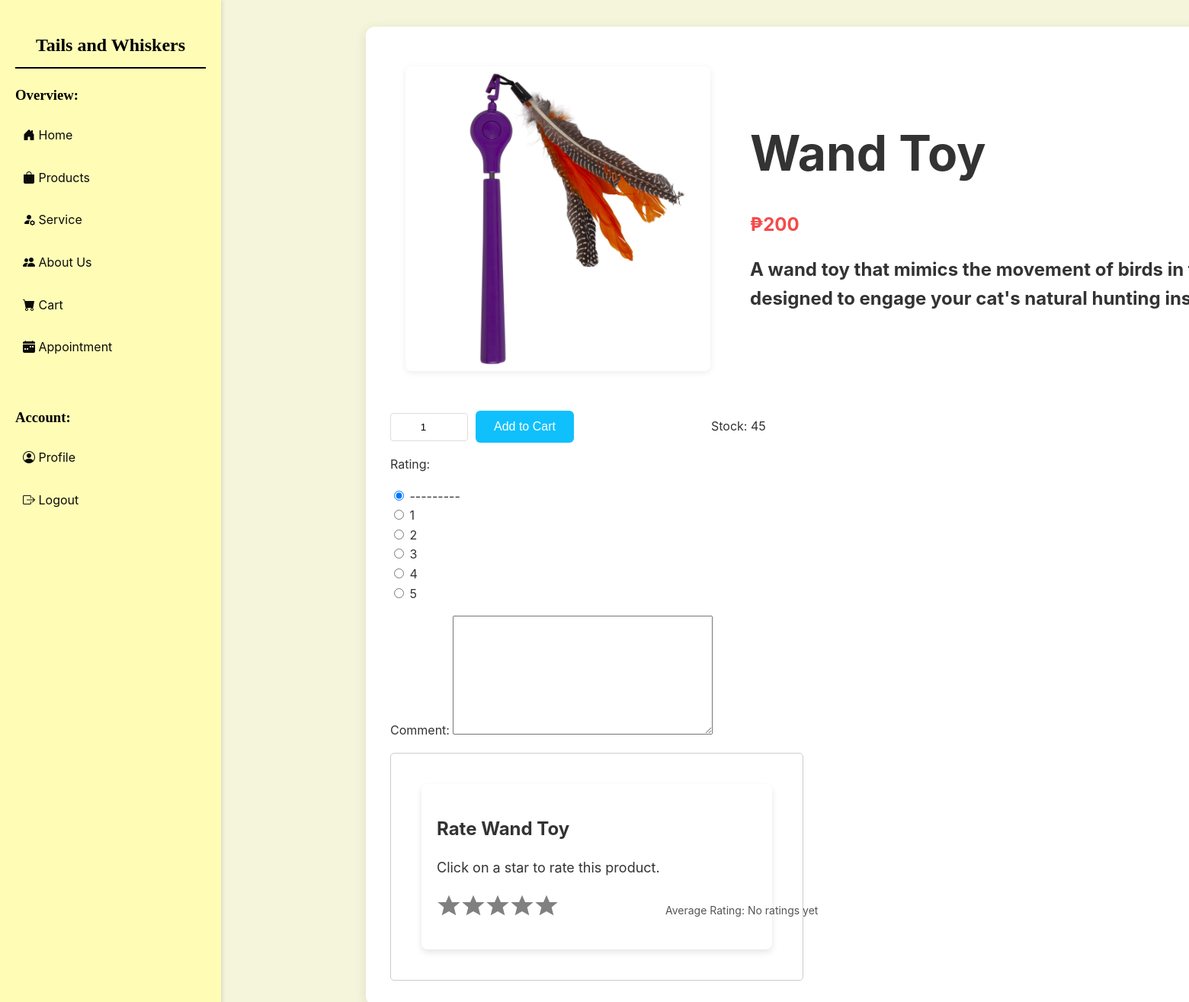
The app's page /users/rate-product/1/ (signed in), older data.
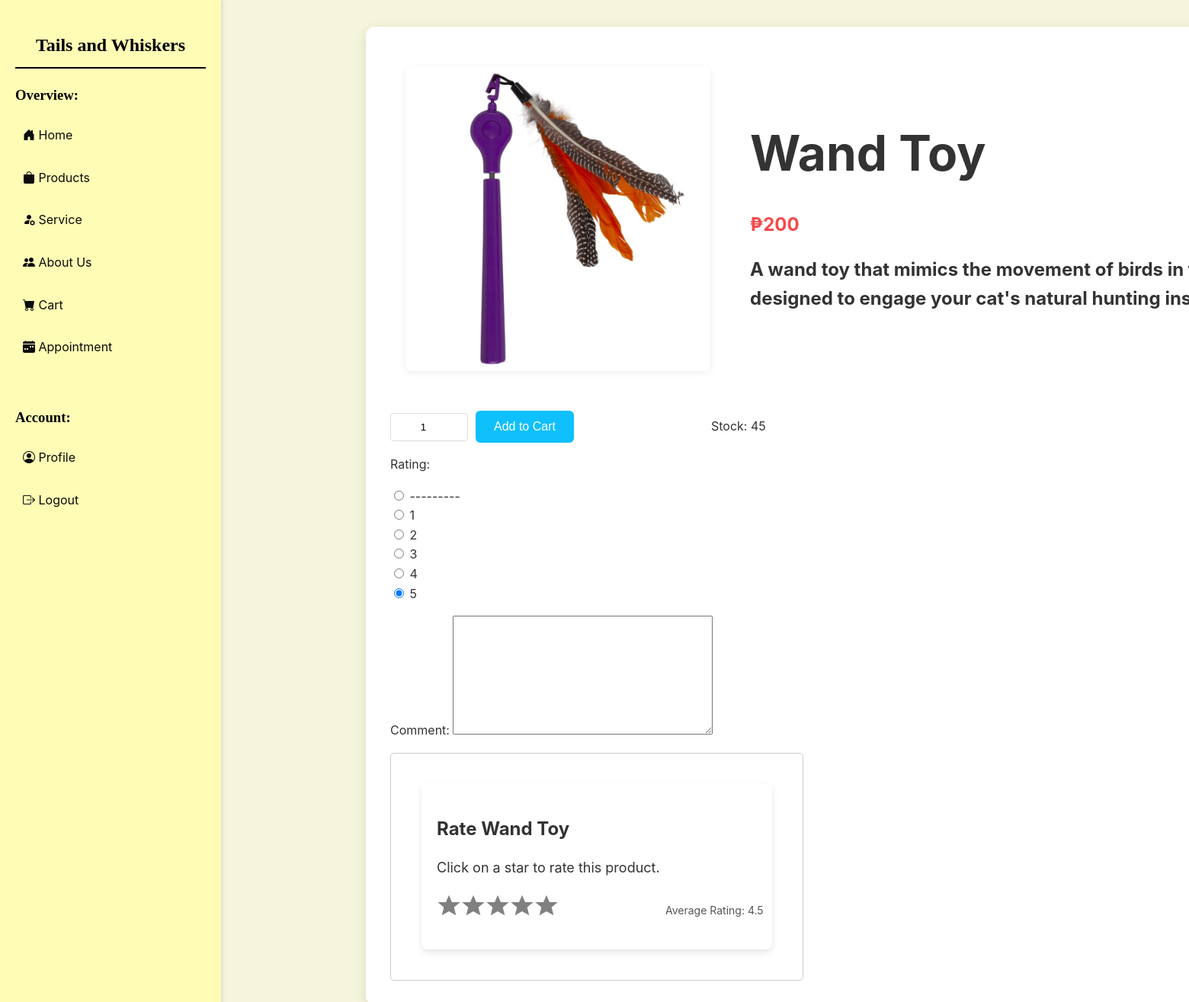
The same page, newer data.
### admin_page/models.py (models this page shows, shortened)
class Product(models.Model):
    inventory = models.ForeignKey(Inventory, on_delete=models.CASCADE, null=True, blank=True)
    name = models.CharField(max_length=100, null=True)
    quantity = models.PositiveIntegerField(null=True)
    category = models.CharField(max_length=50, choices=CATEGORY, null=True)
    price = models.PositiveBigIntegerField(null=True)
    description = models.TextField(null=True, blank=True)
    image = models.ImageField(upload_to='products/', null=True, blank=True)
    def average_rating(self):
        ratings = self.ratings.all()  # Use the reverse relationship
        average = sum(rating.rating for rating in ratings) / ratings.count() if ratings.exists() else 0
        return round(average, 1)  # Round to one decimal place

### users/models.py (models this page shows, shortened)
class ProductRating(models.Model):
    product = models.ForeignKey(Product, related_name='ratings', on_delete=models.CASCADE)  # Use related_name
    user = models.ForeignKey(settings.AUTH_USER_MODEL, on_delete=models.CASCADE)
    rating = models.PositiveIntegerField(choices=[(i, str(i)) for i in range(1, 6)])  # Ratings from 1 to 5
    comment = models.TextField(null=True, blank=True)
    class Meta:
        unique_together = ('product', 'user')  # Ensures a user can rate a product only once

### users/views.py (the view)
# urls.py: path('rate-product/<int:product_id>/', rate_product, name='rate_product'),
@login_required
def rate_product(request, product_id):
    product = get_object_or_404(Product, id=product_id)
    user_rating = ProductRating.objects.filter(product=product, user=request.user).first()
    if request.method == 'POST':
        form = ProductRatingForm(request.POST, instance=user_rating)
        if form.is_valid():
            rating = form.save(commit=False)
            rating.product = product
            rating.user = request.user
            rating.save()
            if request.META.get('HTTP_X_REQUESTED_WITH') == 'XMLHttpRequest':
                average_rating = ProductRating.objects.filter(product=product).aggregate(Avg('rating'))['rating__avg']
                return JsonResponse({
                    'success': True,
                    'message': 'Rating successfully submitted.',
                    'average_rating': average_rating
                })
            return redirect('product_reviews', product_id=product.id)
    else:
        form = ProductRatingForm(instance=user_rating)
    average_rating = ProductRating.objects.filter(product=product).aggregate(Avg('rating'))['rating__avg']
    return render(request, 'users/product_details.html', {
        'product': product,
        'form': form,
        'average_rating': average_rating,
    })

### users/forms.py
class ProductRatingForm(forms.ModelForm):
    class Meta:
        model = ProductRating
        fields = ['rating', 'comment']
        widgets = {
            'rating': forms.RadioSelect(choices=[(i, i) for i in range(1, 6)]),
        }

### users/templates/users/product_details.html (shortened to what the changed rows need)
{% load static %}
<!DOCTYPE html>
<html lang="en">
<head>
    <link href="https://cdn.jsdelivr.net/npm/bootstrap-icons/font/bootstrap-icons.css" rel="stylesheet">
</head>
<body>
    <div class="sidebar">
        <h2>Tails and Whiskers</h2>
        {% if user.is_authenticated %}
            <br>
        {% endif %}
    </div>
<div class="product-page">
    <div class="product-header">
        <img src="{{ product.image.url }}" alt="{{ product.name }}">
                <div class="details">
                    <h1>{{ product.name }}</h1>
                    <p class="price">₱{{ product.price }}</p>
                    <h2>{{ product.description }}</h2s>
                </div>
            </div>
            <form method="POST" action="{% url 'add_to_cart' product.id %}" id="add-to-cart-form">
                <div class="quantity-section">
                    {% if user.is_authenticated %}
                        {% if not user.is_staff %}
                            <input type="number" name="quantity" value="1" min="1" max="100">
                            <button type="submit">Add to Cart</button>
                            <span class="stock-info">Stock: {{ product.quantity }}</span>
                        {% else %}
                            <p class="error-message">Staff members cannot add products to the cart.</p>
                        {% endif %}
                    {% else %}
                        <p class="error-message">You need to log in to add products to your cart.</p>
                    {% endif %}
                </div>
            </form>
            <form method="post" action="{% url 'rate_product' product.id %}" id="rating-form">
                {{ form.as_p }}
            </form>
            <div id="rating-container" class="product" data-product-id="{{ product.id }}">
                <div class="container">
                    <h2 class="title">Rate {{ product.name }}</h2>
                    <div class="rating">
                        <p id="rating-message" class="rating-text">Click on a star to rate this product.</p>
                        <div class="stars">
                            {% for i in "12345" %}
                            <svg class="star" data-value="{{ i }}" onclick="submitRating('{{ i }}')" xmlns="http://www.w3.org/2000/svg" viewBox="0 0 24 24">
                                <polygon points="12,2 15,9 23,9 17,14 19,22 12,18 5,22 7,14 1,9 9,9"/>
                            </svg>
                            {% endfor %}
                        </div>
                        <div id="average-rating">Average Rating: {{ product.average_rating|default:"No ratings yet" }}</div>
                    </div>
                </div>
            </div>
        </div>
    </body>
</html>

Row changes from the older to the newer data that the page shows:
computed for Product "Wand Toy": average_rating "No ratings yet" → "4.5"
added ProductRating: rating "☐ --------- ☐ 1 ☐ 2 ☐ 3 ☐ 4 ☑ 5"
Text that changed along with them:
form field rating: "☑ --------- ☐ 1 ☐ 2 ☐ 3 ☐ 4 ☐ 5" → (not shown)
